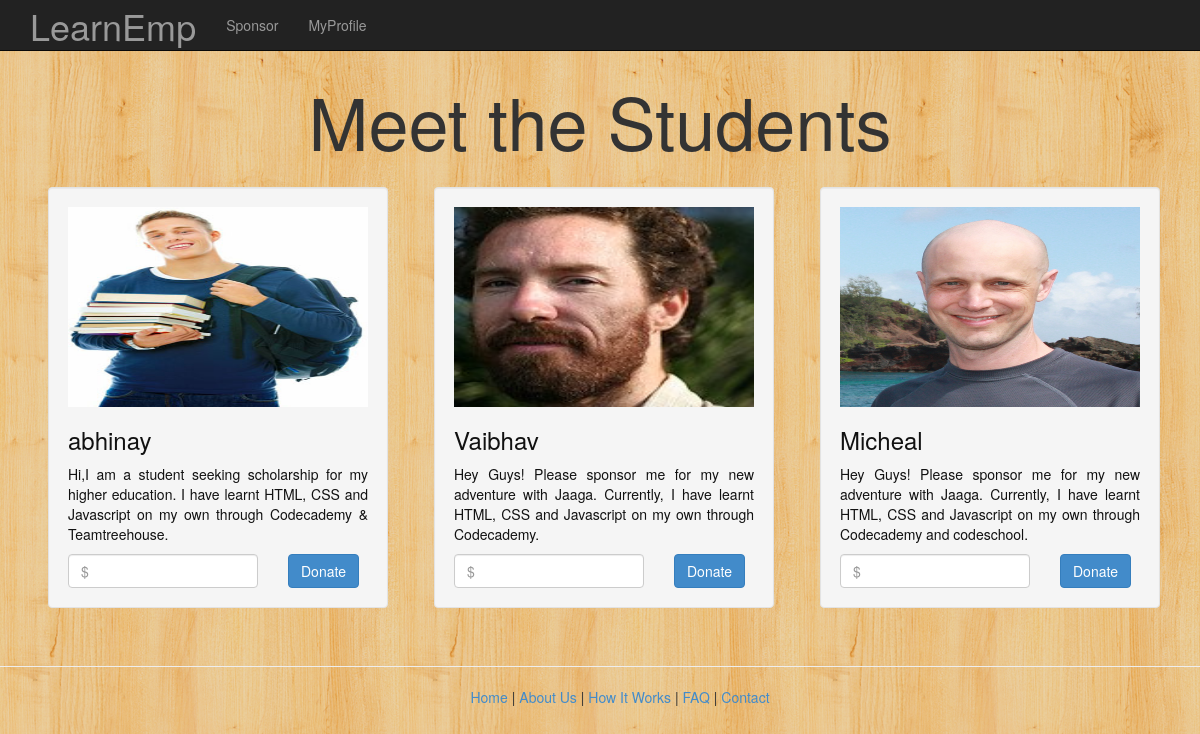
Page /listofstudents.php on the committed database.
### tables this page shows
CREATE TABLE `student` (
  `S_id` int(20) NOT NULL AUTO_INCREMENT,
  `fname` varchar(20) DEFAULT NULL,
  `lname` varchar(20) DEFAULT NULL,
  `gender` varchar(20) DEFAULT NULL,
  `email` varchar(320) DEFAULT NULL,
  `Phone_Number` int(20) DEFAULT NULL,
  `address` varchar(60) DEFAULT NULL,
  `pincode` int(10) DEFAULT NULL,
  `country` varchar(20) DEFAULT NULL,
  `course` varchar(20) DEFAULT NULL,
  `scholar_AMT` int(20) DEFAULT NULL,
  `para` varchar(500) DEFAULT NULL,
  `password` varchar(20) DEFAULT NULL,
  `image_path` blob,
  `date` timestamp NOT NULL DEFAULT CURRENT_TIMESTAMP,
  PRIMARY KEY (`S_id`)
);

### model/student.php (called while the page is built, shortened)
<?php
    include ('dbcon.php');
    function getStudentList()
    {
        $db= dbopen();
        $sql=$db->prepare('SELECT * FROM student');
        $sql->execute();
        $sql->bind_result($S_id,$fname,$lname,$gender,$email,$Phone_Number,$address,
            $pincode,$country,$course,$scholar_AMT,$para,$password,$image_path,$date);
        while($sql->fetch()){
        $students[]=array('S_id'=>$S_id,'fname'=>$fname,'lname'=>$lname,'gender'=>$gender,'email'=>$email,
            'Phone_Number'=>$Phone_Number,'address'=>$address,'pincode'=>$pincode,'country'=>$country,
            'course'=>$course,'scholar_AMT'=>$scholar_AMT,'para'=>$para,'password'=>$password,'image_path'=>$image_path,'date'=>$date);
        }
        return ($students);
    }
 ?>

### model/dbcon.php (called while the page is built, shortened)
<?php
function dbopen(){
	$host="localhost";
	$username="root";
	$password="123";
	$db_name="LearnEmp";
	$db= new mysqli($host, $username, $password, $db_name);
	return($db);
}
?>

### public/listofstudents.php (the view, shortened to what this page needs)
<?php session_start();
      include('../model/student.php');
 ?>
<!DOCTYPE html>
<html lang="en">
<html>
<head>
  <link href="./dist/css/bootstrap.css" rel="stylesheet">
</head>
<body>
<div class="navbar navbar-inverse navbar-fixed-top" role="navigation">
    <div class="container">
      <div class="navbar-header" style="height: 50px;">
        <?php $D_id=$_GET['id']; ?>
            <a class="navbar-brand" href="index.php">
            <h1 style="font-family:'Cabin Sketch' cursive; margin-top: -9px;">LearnEmp<h1></a>
      </div>
      <div class="collapse navbar-collapse">
            <ul class="nav navbar-nav">
                <li><a href="listofstudents.php?id=<?php echo $D_id; ?>">Sponsor</a></li>
                <li><a href="donordashboard.php?id=<?php echo $D_id;?>">MyProfile</a>
            </ul>
      </div>
    </div>
</div>
  <div class="container" align="center">
      <div class="row">
    <h1 id="hiw">Meet the Students</h1>
  <?php $students= getStudentList();
        foreach($students as $student){
  ?>
  <?php
            $profilelink='studentprofile.php?id='.$student['S_id'].'&id2='.$D_id.'';
  ?>
  <a href="<?php echo $profilelink; ?>" style="text-decoration:none;color:#111111;">  <div class="col-lg-4" style="width:350px; text-align: justify;">
      <div class="well" style="width: 340px;">
        <img src=<?php echo $student['image_path'];
         ?> alt="donate"align="center" style="height:200px; width:300px" ></img>
        <br>
        <h3><?php echo $student['fname']; ?></h3>
        <p><?php echo $student['para']; ?></p>
        </a>
    <div class="row">
        <form method="POST" action="donate.php">
         <div class="col-md-8">
            <input type="text" name="amount" placeholder="$ " class="form-control input-md" >
          </div>
          <div class="col-md-4">
                <input type="submit" value="Donate" class="btn btn-primary">
          </div>
      </form>
      </div>
      </div></div>
  <?php
       }
  ?>
<hr>
  <footer class="footer" style="text-align:center">
    <nav>
      <ul>
        <a href="index.php">Home </a> |
        <a href= "aboutus.php">About Us</a> |
        <a href= "#hiw">How It Works</a> |
        <a href="#faq">FAQ</a> |
        <a href="#contact">Contact</a>
      </ul>
    </nav>
  </footer>
</body>
</html>

### public/listofstudents.php (style rules this page uses)
body { background: url("./images/wood1.png"); background-repeat:repeat; padding-top: 60px; }
img { position: relative; }
.col-lg-4 { margin:18px; }
#hiw { font-family:'Cabin Sketch' cursive; font-size: 72px; }

### rows in the picture
student: image_path (picture), fname "abhinay", para "Hi,I am a student seeking scholarship for my higher education. I have learnt HTML, CSS and Javascript on my own through Codecademy & Teamtreehouse."
student: image_path (picture), fname "Vaibhav", para "Hey Guys! Please sponsor me for my new adventure with Jaaga. Currently, I have learnt HTML, CSS and Javascript on my own through Codecademy."
student: image_path (picture), fname "Micheal", para "Hey Guys! Please sponsor me for my new adventure with Jaaga. Currently, I have learnt HTML, CSS and Javascript on my own through Codecademy and codeschool."
